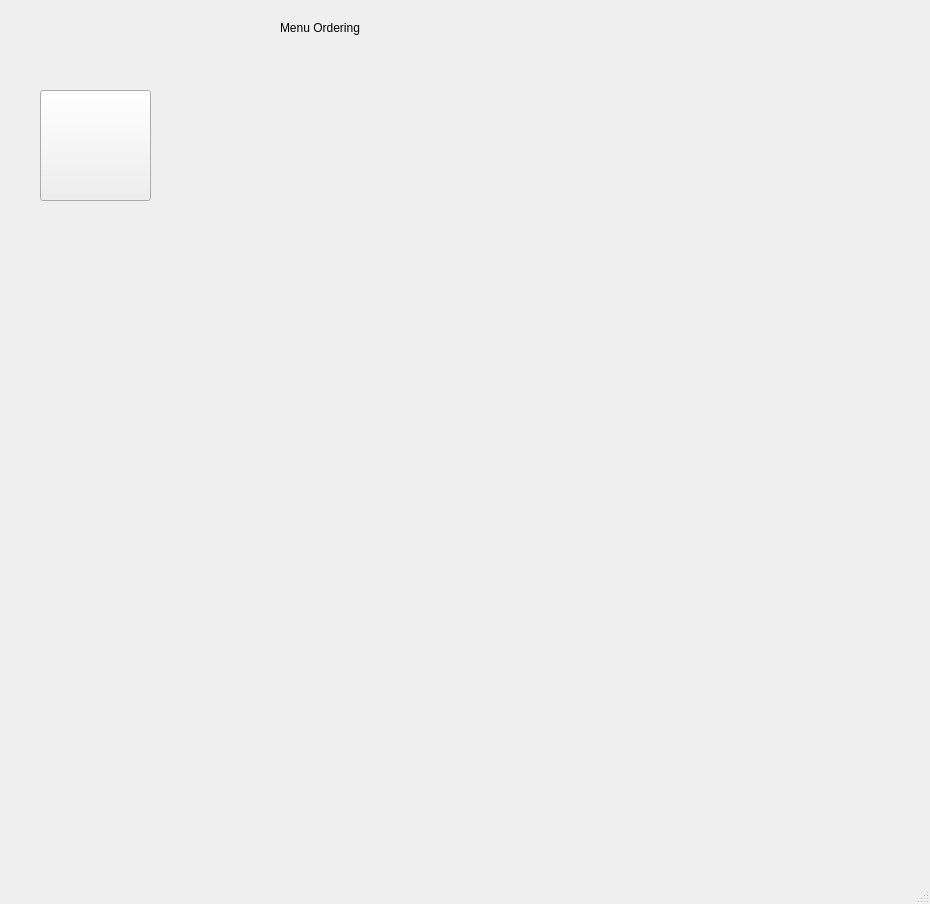
<?xml version="1.0" encoding="UTF-8"?>
<ui version="4.0">
 <class>OrderPage</class>
 <widget class="QMainWindow" name="OrderPage">
  <property name="geometry">
   <rect>
    <x>0</x>
    <y>0</y>
    <width>930</width>
    <height>904</height>
   </rect>
  </property>
  <property name="windowTitle">
   <string>MainWindow</string>
  </property>
  <widget class="QWidget" name="centralwidget">
   <widget class="QLabel" name="label">
    <property name="geometry">
     <rect>
      <x>280</x>
      <y>20</y>
      <width>191</width>
      <height>16</height>
     </rect>
    </property>
    <property name="text">
     <string>Menu Ordering</string>
    </property>
   </widget>
   <widget class="QPushButton" name="pushButton">
    <property name="geometry">
     <rect>
      <x>40</x>
      <y>90</y>
      <width>111</width>
      <height>111</height>
     </rect>
    </property>
    <property name="text">
     <string/>
    </property>
    <property name="icon">
     <iconset>
      <normaloff>Images/Burger Icon.jpg</normaloff>Images/Burger Icon.jpg</iconset>
    </property>
    <property name="iconSize">
     <size>
      <width>150</width>
      <height>150</height>
     </size>
    </property>
   </widget>
  </widget>
  <widget class="QMenuBar" name="menubar">
   <property name="geometry">
    <rect>
     <x>0</x>
     <y>0</y>
     <width>930</width>
     <height>24</height>
    </rect>
   </property>
  </widget>
  <widget class="QStatusBar" name="statusbar"/>
 </widget>
 <resources/>
 <connections/>
</ui>
